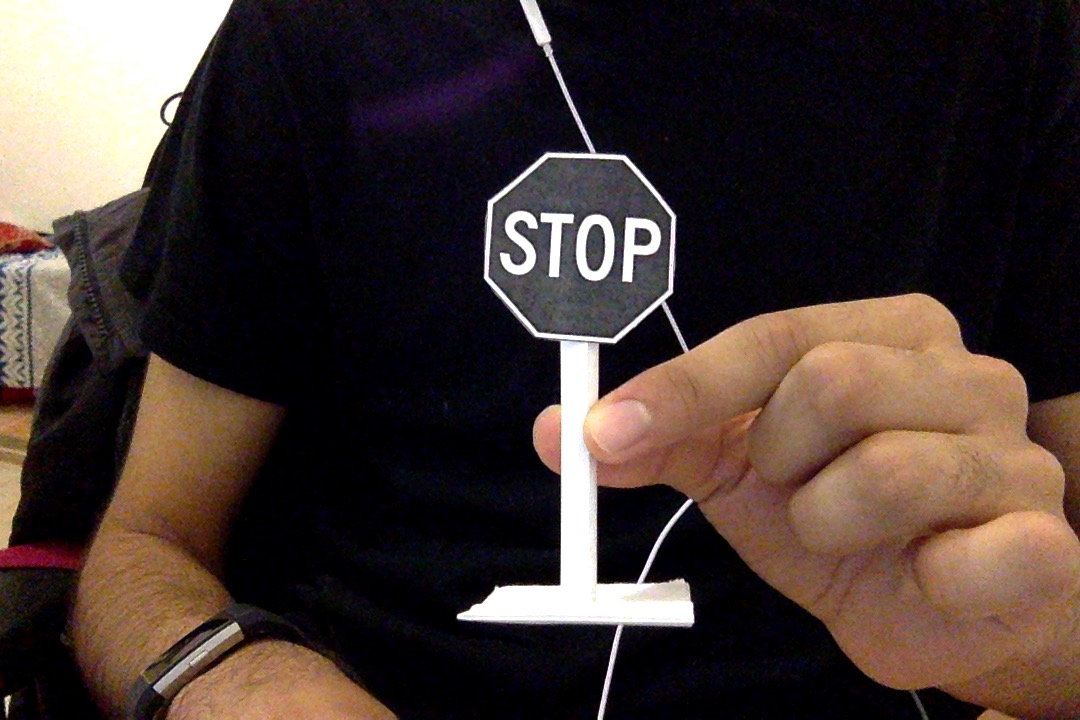
#> input picture Haar Cascade/Stop Sign/stopimage.jpg, 1080 x 720 px
$ python stopstatic.py
#> lines starting #> are read from the running program, lines starting #| are printed output that depends on the picture; after the words box and inside, x2 and y2 are one past the last pixel; in counts of white or black regions, pixels touching at a corner belong together
import numpy as np
import cv2

stopCascade = cv2.CascadeClassifier('stop_class.xml')

img = cv2.imread('stopimage.jpg')
#> img is the input picture: shape (720, 1080, 3); mean B, G, R 50, 54.1, 67.8
gray = cv2.cvtColor(img, cv2.COLOR_BGR2GRAY)
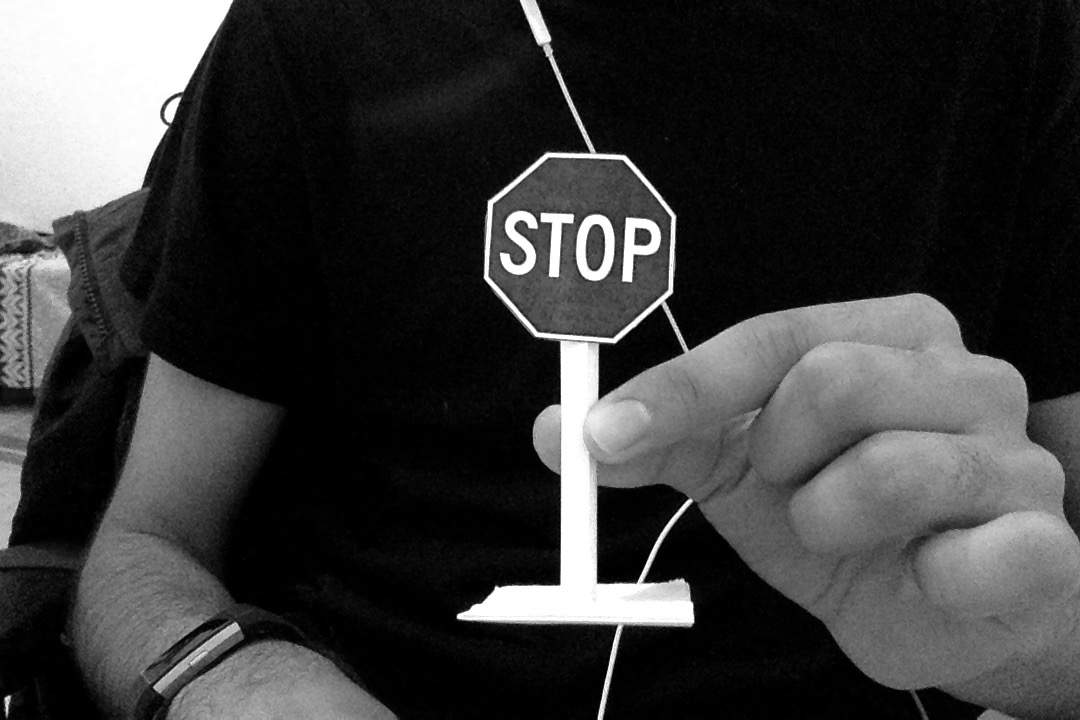
#> gray: shape (720, 1080); min 0, max 255, mean 57.7
stop = stopCascade.detectMultiScale(gray, 1.3, 5)
#> stop = [[473, 139, 219, 219]]

for (x,y,w,h) in stop:
    cv2.rectangle(img, (x,y), (x+w,y+h), (255,0,0),2)
    roi_gray = gray[y:y+h, x:x+w]
#> this loop made 1 pass
#> pass 1, `roi_gray = gray[y:y+h, x:x+w]`:
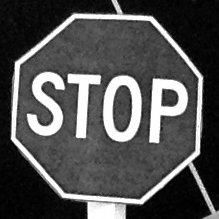
#> roi_gray: shape (219, 219); min 0, max 255, mean 81.1
#> after the loop:
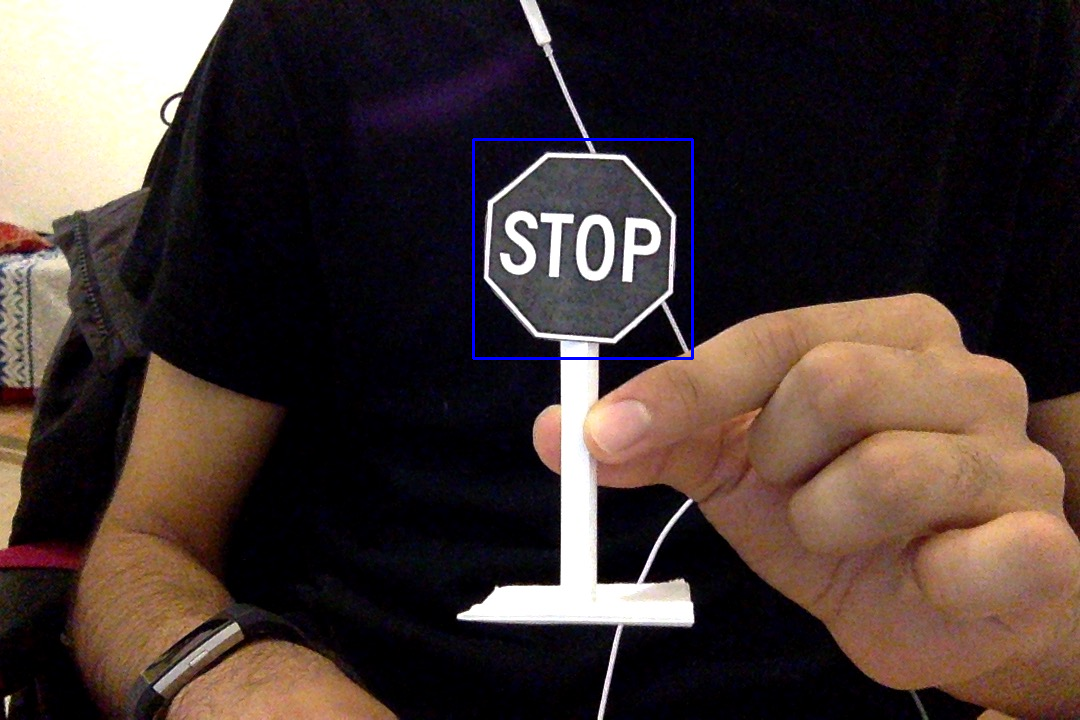
#> img: shape (720, 1080, 3); 0.34% of pixels changed, all inside (x1, y1, x2, y2) = (472, 138, 694, 360)

cv2.imshow('img',roi_gray)
cv2.waitKey(0)
cv2.destroyAllWindows()
